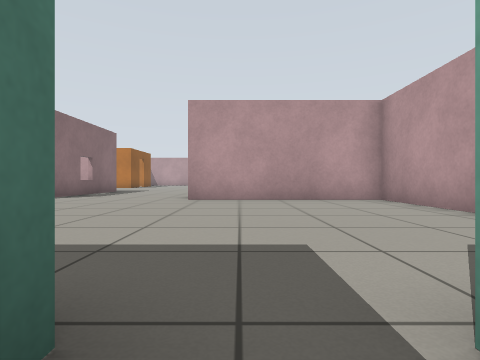
View 1 (above)

20 first-person views from a walk through a world built for the Gazebo simulator. The camera is 0.5 m above the floor, looks level and sees 80° across. The floor is counted in squares, 1 m on a side. Each view is taken from the middle of a square. On the plan, view 1 faces up. The plan holds only what a view shows up to about 9 squares ahead; the rest is blank. The place goes on beyond the plan.

View 2
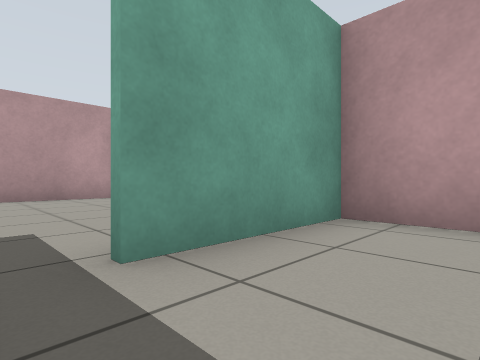

View 3
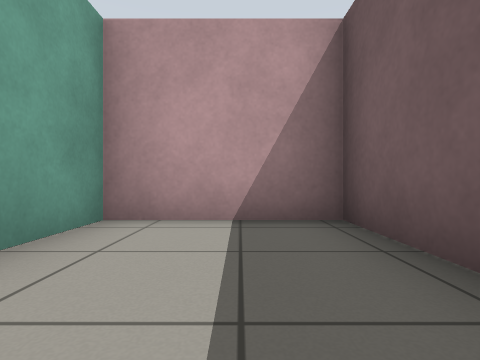

View 4
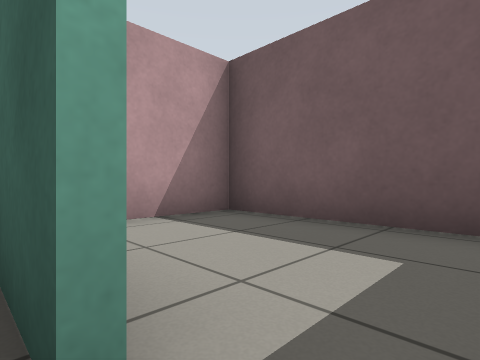

View 5
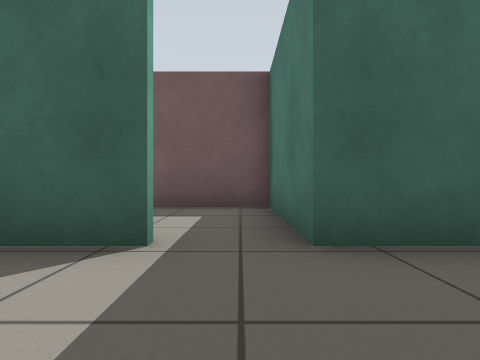

View 6
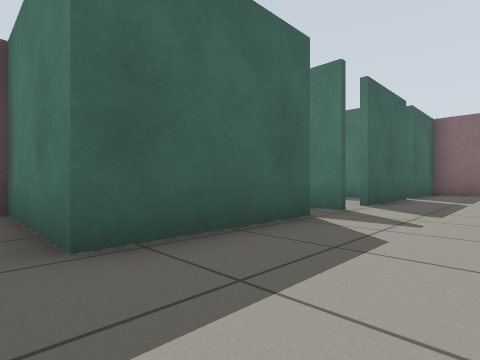

View 7
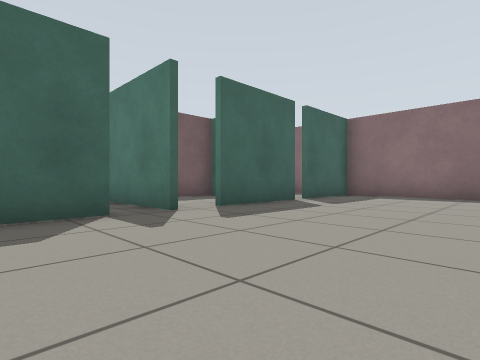

View 8
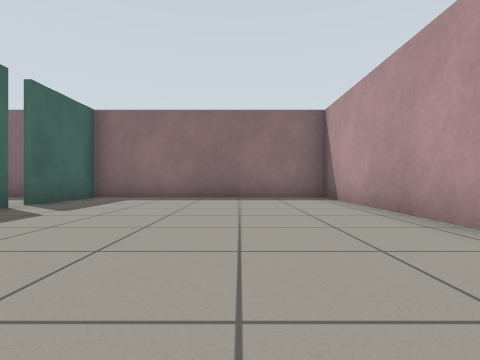

View 9
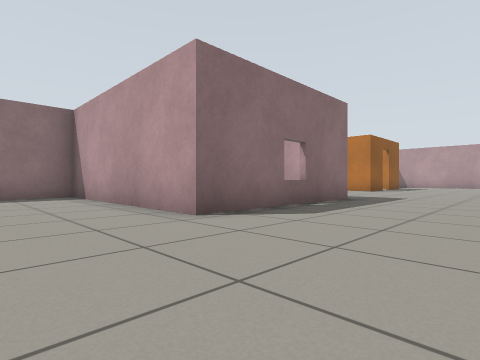

View 10
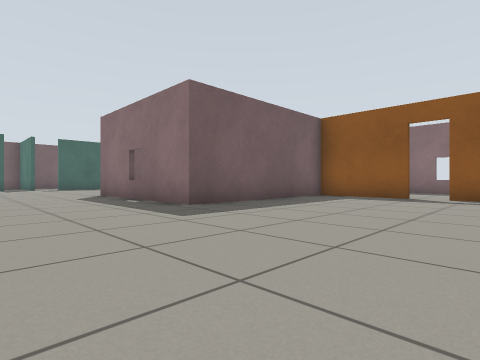

View 11
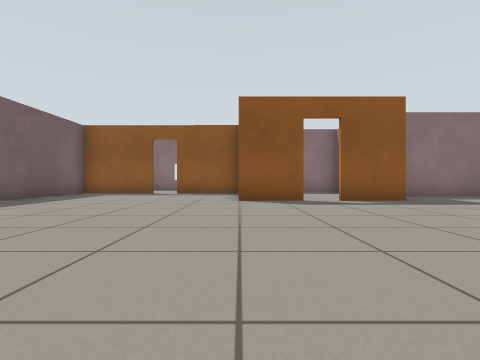

View 12
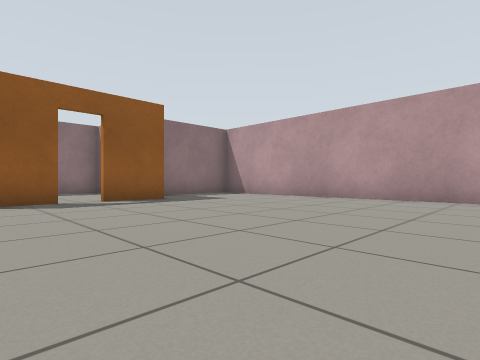

View 13
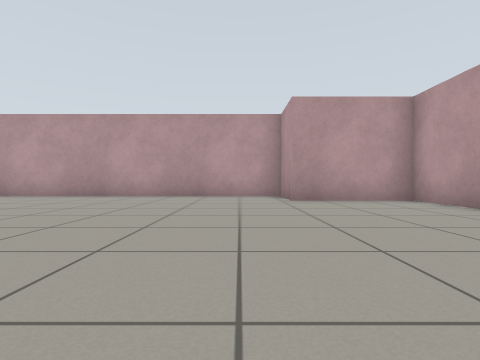

View 14
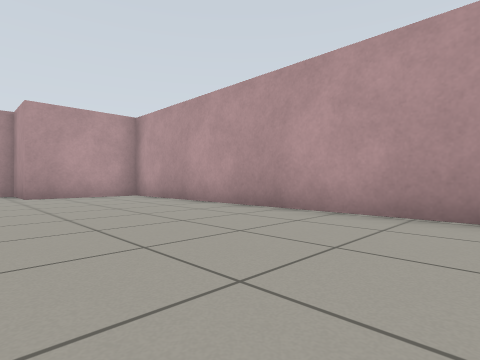

View 15
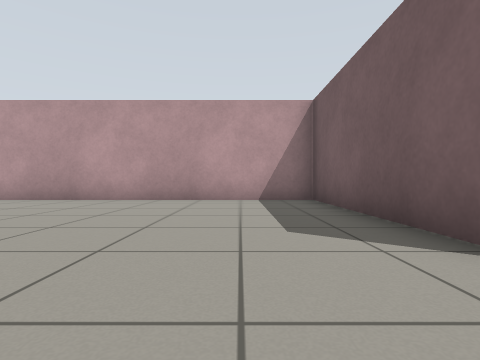

View 16
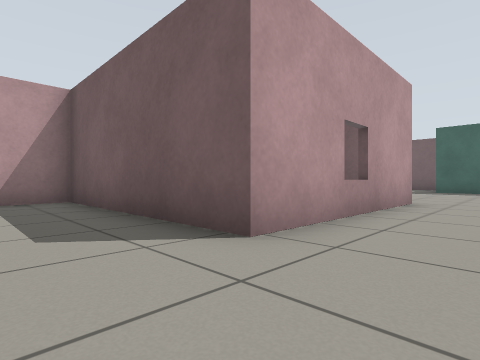

View 17
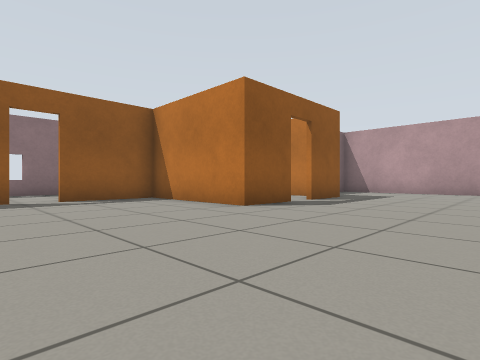

View 18
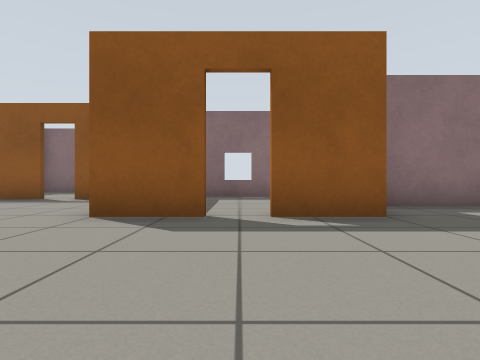

View 19
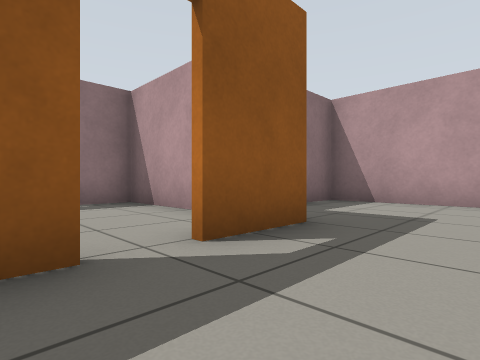

View 20
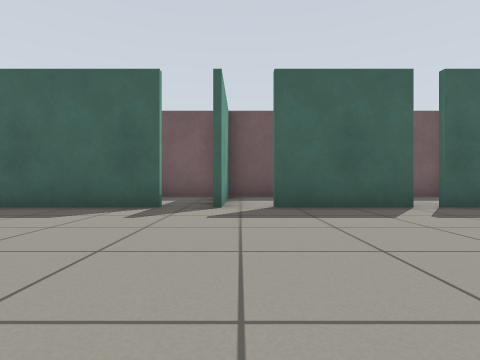

### Floor plan
Points are (right, up) in squares from view 1. A wall is a line through its corners. A room is listed if a view was taken in it or the views show most of it. See-through windows are left out.
Room 1 (views 1, 2, 3, 4)
walls: (-0.6, 0.8) (-0.6, -2.3) (3.6, -2.3) (3.6, 0.7) (0.6, 0.7)
ways out: opening at (0, 1) to room 2
Room 2 (views 5, 6, 7, 8, 9, 10, 11, 12, 13, 14, 15, 16, 17, 18, 19, 20)
walls: (-10, 12.2) (-5.3, 12.2) (-5.3, 7.4) (-11.2, 7.4) (-11.2, 0.8) (-8.6, 0.8); (-6.8, 19.6) (-6.8, 18) (-10.4, 18) (-10.4, 15.6); (-10.5, 14.9) (-10.5, 12.6); (-6.8, 22) (-6.8, 20.4); (3.6, 4.3) (3.6, 7.2) (-1.3, 7.2) (-1.3, 12.2) (4.2, 12.2) (4.2, 23.9) (1.3, 23.9) (1.3, 25.7) (-8.4, 25.7) (-8.4, 22.8); (-3.6, 0.8) (-0.6, 0.8); (0.6, 0.8) (1.9, 0.8); (-8.1, 0.8) (-5.6, 0.8)
ways out: opening at (0, 1) to room 1; open door at (-7, 20) to room 3; opening at (-4, 1) to room 4; gap at (-9, 1) to room 5; open door at (-10, 15)
Room 3 (no view inside)
walls: (-7.8, 21.8) (-11.2, 21.8) (-11.2, 19)
ways out: open door at (-7, 20) to room 2
Room 4 (no view inside)
walls: (-4.2, -2.3) (-2.7, -2.3); (-4.5, 0.9) (-4.5, -1.8)
ways out: opening at (-4, 1) to room 2
Room 5 (no view inside)
walls: (-11.2, -1.1) (-11.2, -1.6); (-10.7, -2.3) (-10, -2.3)
ways out: gap at (-9, 1) to room 2

Positions as (right, up) in squares from view 1, and headings:
1: (0, 0), facing up
2: (0, -1), facing up-right
3: (0, -1), facing right
4: (0, 1), facing down-right
5: (0, 3), facing down
6: (0, 3), facing down-left
7: (-2, 5), facing down-left
8: (-3, 5), facing left
9: (-2, 5), facing up-left
10: (-2, 17), facing down-left
11: (0, 18), facing left
12: (0, 18), facing up-left
13: (0, 17), facing up
14: (0, 15), facing up-right
15: (-3, 14), facing right
16: (-3, 14), facing down-right
17: (-3, 14), facing up-left
18: (-3, 20), facing left
19: (-5, 19), facing up-left
20: (-5, 6), facing down
